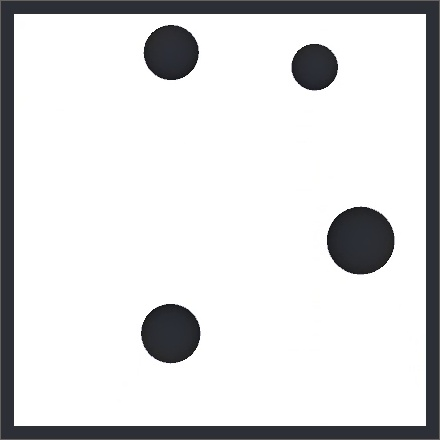
#> input picture RAFT/images/440/081090.jpg, 440 x 440 px
$ python resize.py
#> lines starting #> are read from the running program, lines starting #| are printed output that depends on the picture
import cv2

img1 = cv2.imread('081090.jpg')
#> img1 is the input picture: shape (440, 440, 3); mean B, G, R 219.3, 218.3, 217.9
img2 = cv2.imread('081094.jpg')
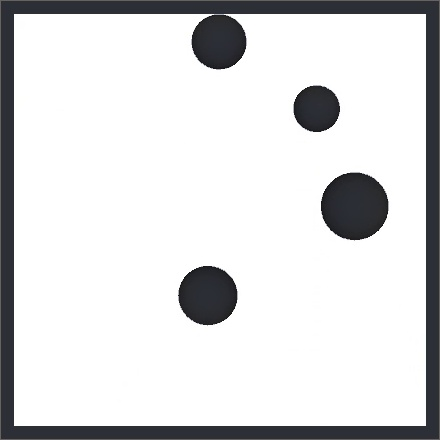
#> input picture RAFT/images/440/081094.jpg, 440 x 440 px
#> img2 is the input picture: shape (440, 440, 3); mean B, G, R 219.3, 218.3, 217.9
size = 64
resized1 = cv2.resize(img1, (size, size))
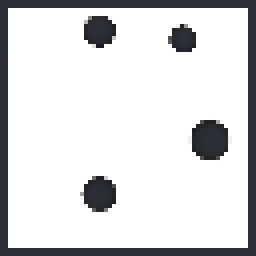
#> resized1: shape (64, 64, 3) (shown 4 times larger); mean B, G, R 219.2, 218.1, 217.8
resized2 = cv2.resize(img2, (size, size))
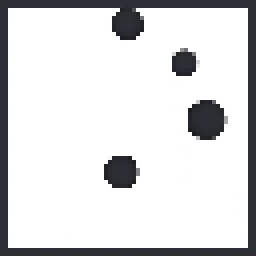
#> resized2: shape (64, 64, 3) (shown 4 times larger); mean B, G, R 219.4, 218.3, 217.9

cv2.imwrite("img1"+str(size)+".jpg", resized1)
cv2.imwrite("img2"+str(size)+".jpg", resized2)
